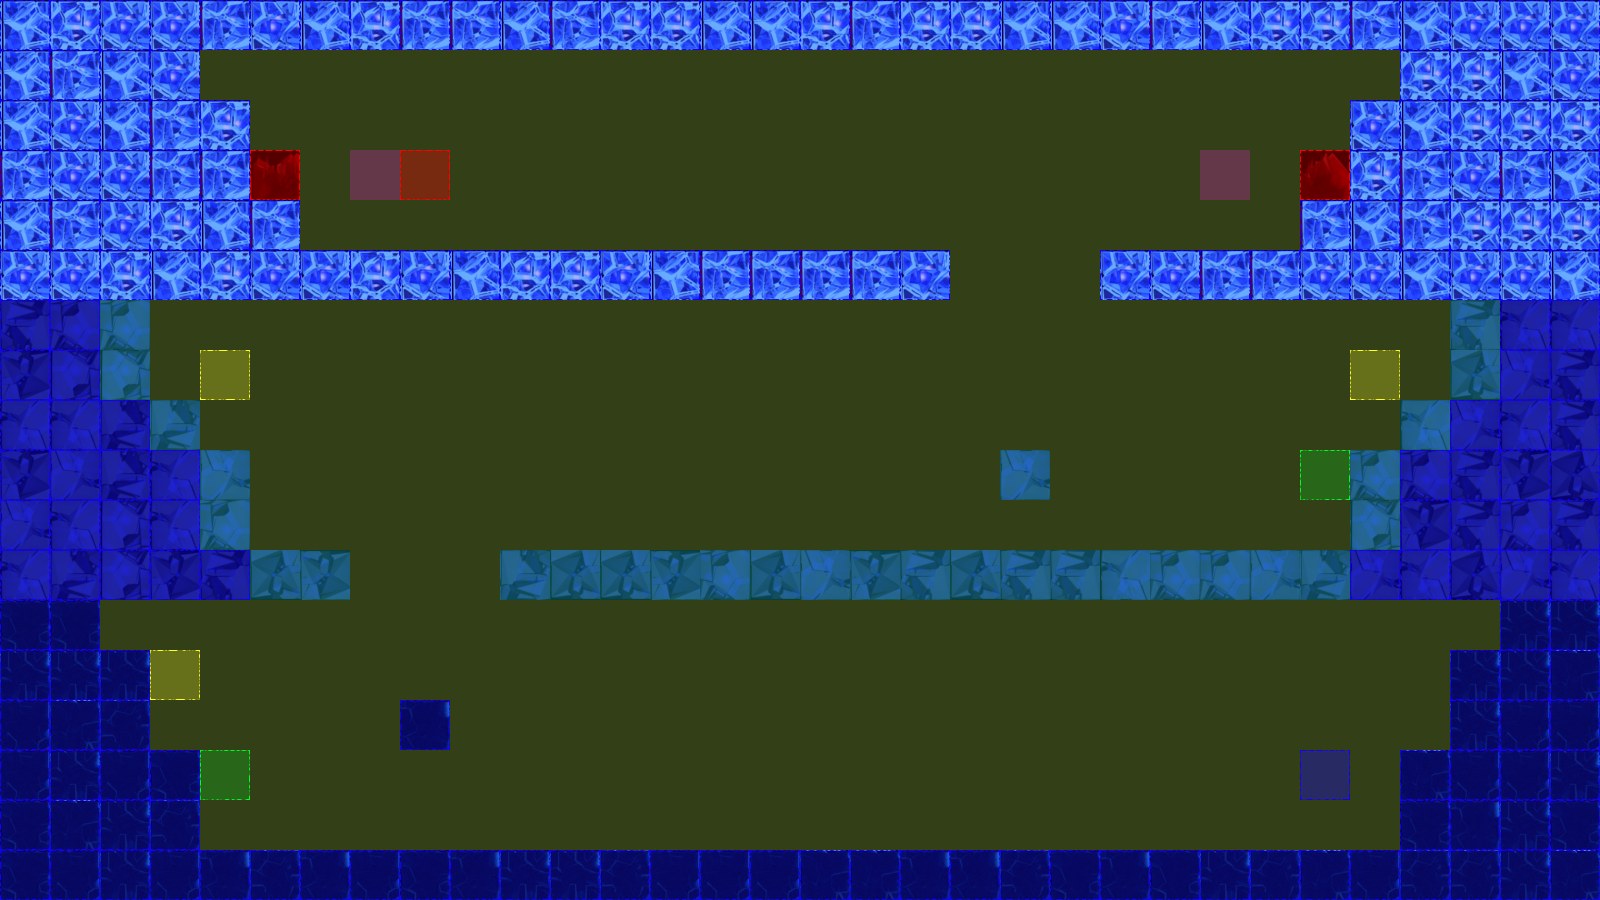

This is a level from a 2D game, rendered from its Tiled map with the project's own tilesets. A one-line summary and the map file follow, with tile-layer data summarised:
An orthogonal 32x18 tile map with 50x50 px tiles, 3 tile layers (terrain, collision, event), 2 tilesets.

<map version="1.0" orientation="orthogonal" renderorder="left-up" width="32" height="18" tilewidth="50" tileheight="50" nextobjectid="3">
 <tileset firstgid="1" name="frozenPlainsTile" tilewidth="50" tileheight="50" tilecount="50" columns="10">
  <image source="tiles/iceTile.png" width="500" height="251" />
 </tileset>
 <tileset firstgid="51" name="collisionTile" tilewidth="50" tileheight="50" tilecount="12" columns="3">
  <image source="tiles/collisionTile.png" width="150" height="200" />
 </tileset>
 <layer name="terrain" width="32" height="18">
  <data>[576 cells, 238 non-empty, 20 distinct tile ids]</data>
 </layer>
 <layer name="collision" width="32" height="18">
  <data>[576 cells, 576 non-empty, 4 distinct tile ids]</data>
 </layer>
 <layer name="event" width="32" height="18">
  <data>[576 cells, 9 non-empty, 5 distinct tile ids]</data>
 </layer>
</map>
